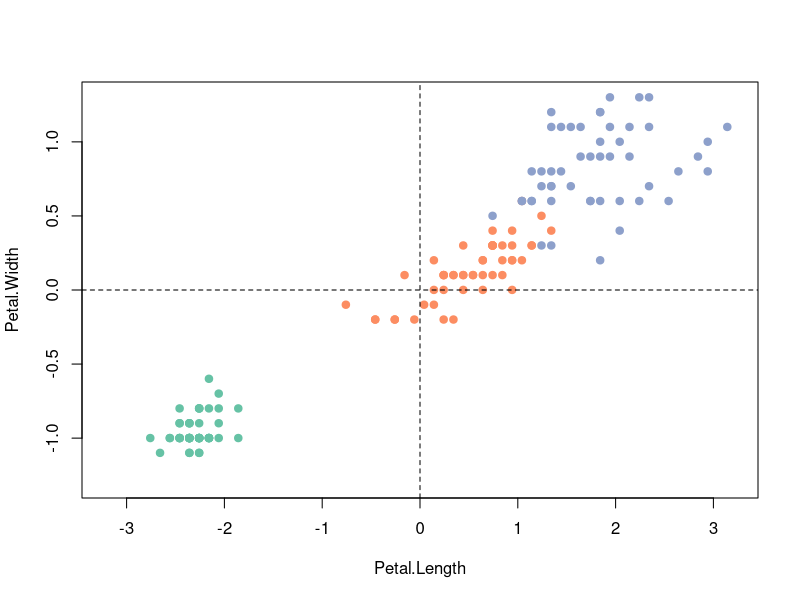
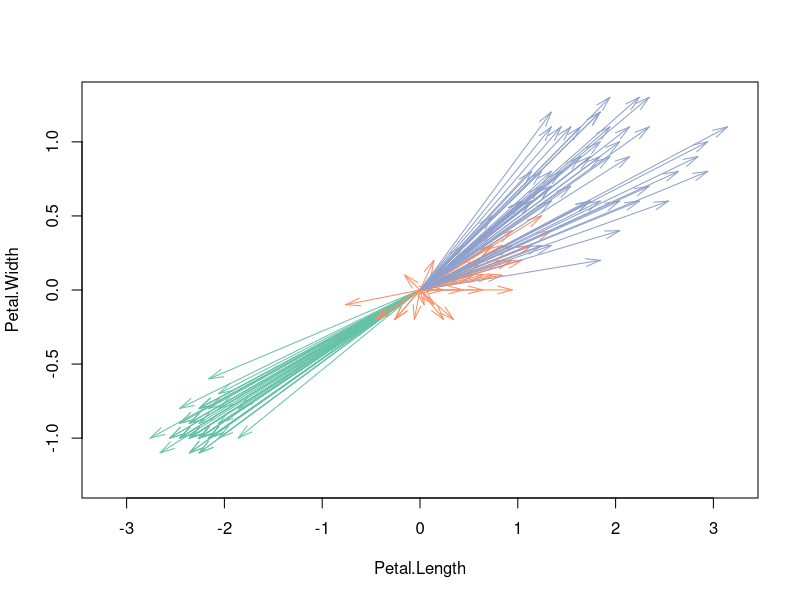
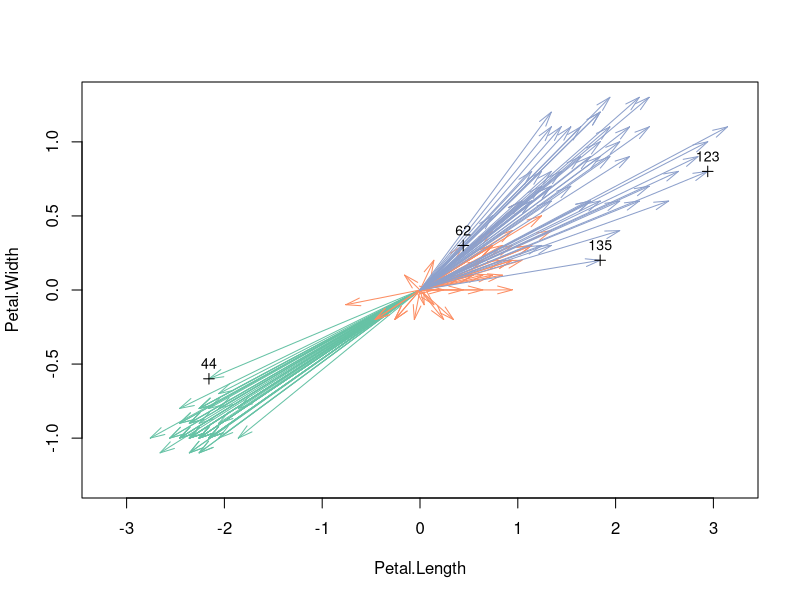
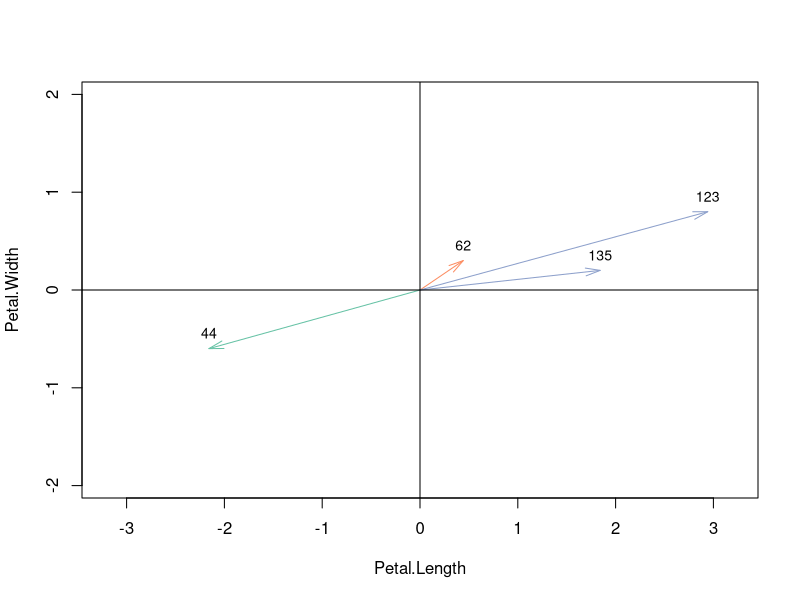
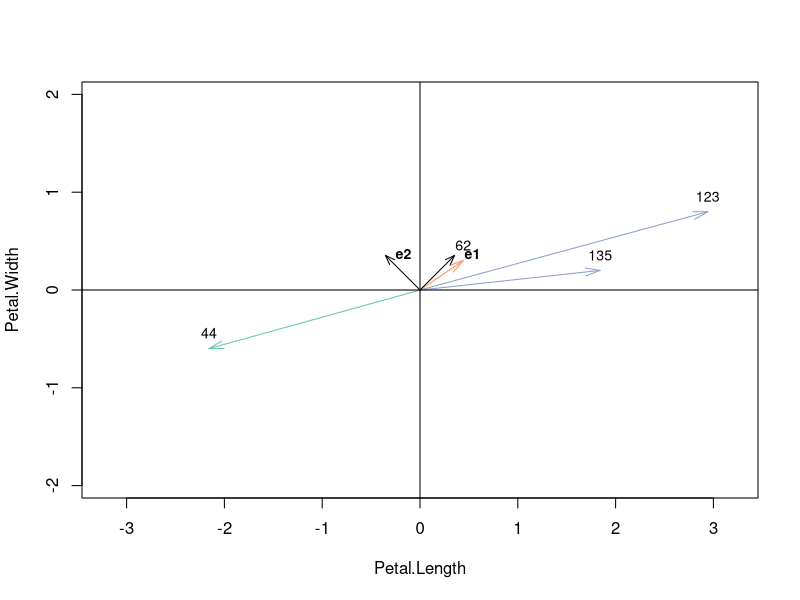
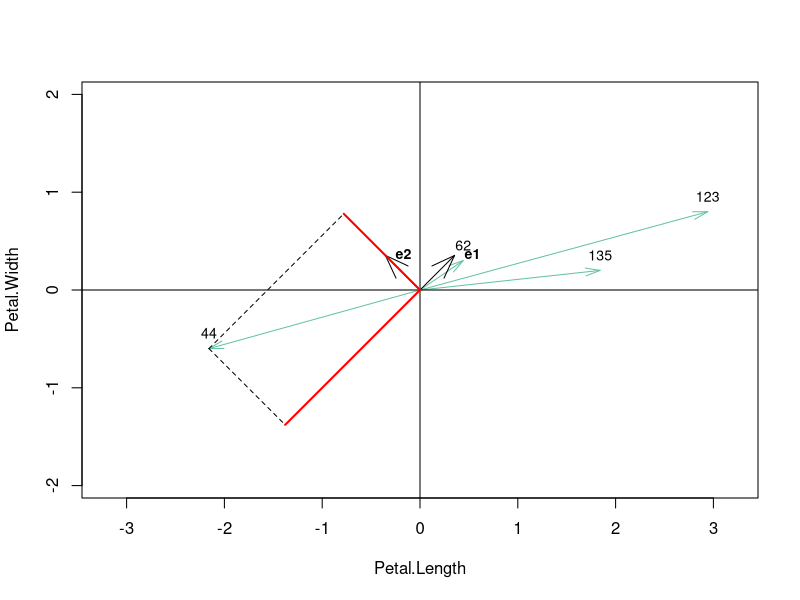
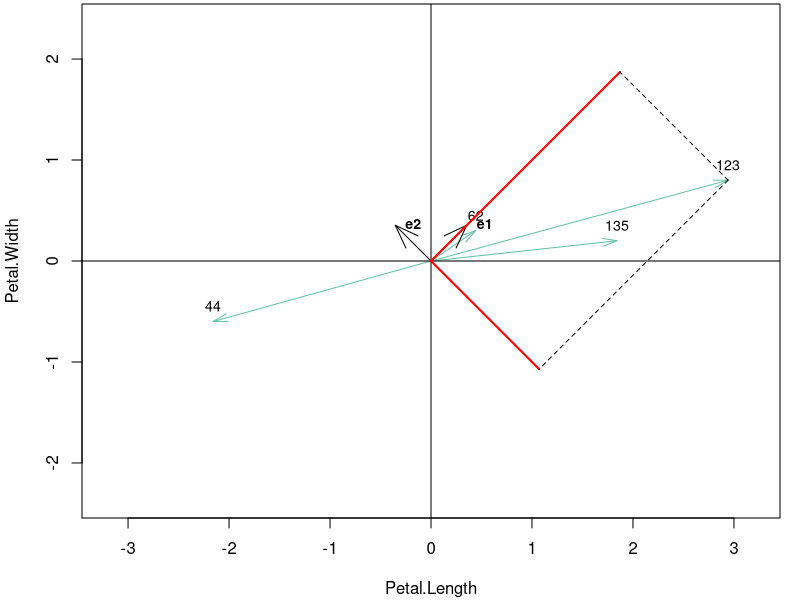
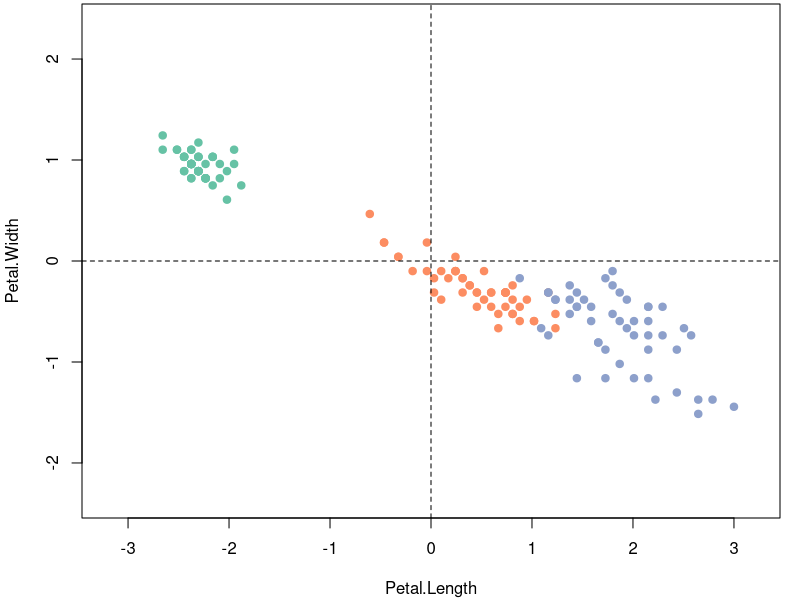

R code for these plots, in order:
## ---- chunk 1
x <- iris[,c(3,4)]

(S<- cov(x))
## ---- chunk 2
Xc<- scale(x,scale=F)
cores <- RColorBrewer::brewer.pal(3,"Set2")
# Diagrama de dispersão das variáveis centradas
  # limites simétricos
lim.x <- c(-1, 1) * 3.2
lim.y <- c(-1, 1) * 1.3

  # diagrama de dispersão
plot(x = Xc, pch = 19, xlim = lim.x, ylim = lim.y, 
    col = cores[as.numeric(iris$Species)])

  # eixos coordenados
abline(h = 0, v = 0, lty = 2)
## ---- chunk 3
  # Xc - dados como vetores
plot(x = Xc, xlim = lim.x, ylim = lim.y, pch = '.',
    col = cores[as.numeric(iris$Species)])
arrows(x0 = 0, y0 = 0, x1 = Xc[, 1], y1 = Xc[, 2], lty = 1, length = 0.15, 
    angle = 15, col = cores[as.numeric(iris$Species)])
## ---- chunk 4
  # pontos escolhidos
pontos <- c(44, 62, 123, 135)

  # Xc - dados como vetores
plot(x = Xc, xlim = lim.x, ylim = lim.y, pch = '.',
    col = cores[as.numeric(iris$Species)])
arrows(x0 = 0, y0 = 0, x1 = Xc[, 1], y1 = Xc[, 2], lty = 1, length = 0.15, 
    angle = 15, col = cores[as.numeric(iris$Species)])

  # Localização dos pontos escolhidos
points(x = Xc[pontos, 1], y = Xc[pontos, 2], pch = 3, cex = 1)
text(x = Xc[pontos, 1], y = Xc[pontos, 2], label = pontos, cex = .85, 
    pos = 3)
## ---- chunk 5
  # plot apenas com os 4 pontos
plot(Xc[pontos, ], xlim = lim.x, ylim = lim.y, type = 'n',
    col = cores[as.numeric(iris[pontos,]$Species)], asp = 1)

  # setas dos vetores
arrows(x0 = 0, y0 = 0, x1 = Xc[pontos, 1], y1 = Xc[pontos, 2], lty = 1, 
     length = 0.15, angle = 15, col = cores[as.numeric(iris[pontos,]$Species)]
    )

  # identificação dos pontos
text(x = Xc[pontos, 1], y = Xc[pontos, 2], label = pontos, cex = .85, 
    pos = 3)

  # eixo original
abline(h = 0, v = 0)
## ---- chunk 6
  # vetor associado ao ponto 44
x44 <- Xc[44, ]

  # Intensidade do vetor (em relação ao eixo x: (1, 0))
sqrt(t(x44) %*% x44)
## ---- chunk 7
  # Comprimento dos 4 vetores
Xp <- as.matrix(Xc[pontos, ])
sqrt(diag(Xp %*% t(Xp)))
## ---- chunk 8
plot(Xc[pontos, ], xlim = lim.x, ylim = lim.y, type = 'n',
    col = cores[as.numeric(iris[pontos,]$Species)], asp = 1)
arrows(x0 = 0, y0 = 0, x1 = Xc[pontos, 1], y1 = Xc[pontos, 2], lty = 1, 
     length = 0.15, angle = 15, col = cores[as.numeric(iris[pontos,]$Species)]
    )
text(x = Xc[pontos, 1], y = Xc[pontos, 2], label = pontos, cex = .85, 
    pos = 3)
abline(h = 0, v = 0)

  # vetor e1
e1 <- c(1, 1)*sqrt(2)/2
  # vetor e2
e2 <- c(-1, 1)*sqrt(2)/2

  # Gráfico dos vetores do novo sistema
k <- 0.5
arrows(x0 = 0, y0 = 0, 
    x1 = c(e1[1], e2[1])*k, y1 = c(e1[2], e2[2])*k, 
    col = 'black', angle = 20, length = .1)

text(x = c(e1[1], e2[1])*k, y = c(e1[2], e2[2])*k, pos = 4,
    label = c('e1', 'e2'), cex = 0.85, font = 2)
## ---- chunk 9
  # Refazendo o Gráfico anterior
plot(Xc[pontos, ], xlim = lim.x, ylim = lim.y, type = 'n',
    col = cores[as.numeric(iris$Species)], asp = 1)
arrows(x0 = 0, y0 = 0, x1 = Xc[pontos, 1], y1 = Xc[pontos, 2], lty = 1, 
     length = 0.15, angle = 15, col = cores[as.numeric(iris$Species)]
    )
text(x = Xc[pontos, 1], y = Xc[pontos, 2], label = pontos, cex = .85, 
    pos = 3)
abline(h = 0, v = 0)

  # Gráfico dos vetores do novo sistema
k <- 0.5
arrows(x0 = 0, y0 = 0, 
    x1 = c(e1[1], e2[1])*k, y1 = c(e1[2], e2[2])*k, 
    col = 'black', angle = 20, length = .25)

text(x = c(e1[1], e2[1])*k, y = c(e1[2], e2[2])*k, pos = 4,
    label = c('e1', 'e2'), cex = 0.85, font = 2)

      # ----------------  Projeções  ---------------

  # Projeção do vetor X44 em e1
prj.e1 <- as.vector((t(x44)%*%e1))*e1

  # intensidade do vetor prj.e1
mag.e1 <- as.vector((t(x44)%*%e1))

  # projeção em e1
segments(x0 = 0, y0 = 0, x1 = prj.e1[1], y1 = prj.e1[2], 
        col = 'red', lwd = 2)

segments(x0 = x44[1], y0 = x44[2], x1 = prj.e1[1], y1 = prj.e1[2],
        lty = 2)

  # Projeção do vetor X44 em e2
prj.e2 <- as.vector((t(x44)%*%e2))*e2
  # intensidade do vetor prj.e2
mag.e2 <- as.vector((t(x44)%*%e2))

segments(x0 = 0, y0 = 0, x1 = prj.e2[1], y1 = prj.e2[2], 
        col = 'red', lwd = 2)

segments(x0 = x44[1], y0 = x44[2], x1 = prj.e2[1], y1 = prj.e2[2],
        lty = 2)
## ---- chunk 10
x123 <- Xc[123,]
par(mar=c(4.1,4.1,0.2,1))
  # Refazendo o Gráfico anterior
plot(Xc[pontos, ], xlim = lim.x, ylim = lim.y, type = 'n',
    col = cores[as.numeric(iris$Species)], asp = 1)
arrows(x0 = 0, y0 = 0, x1 = Xc[pontos, 1], y1 = Xc[pontos, 2], lty = 1, 
     length = 0.15, angle = 15, col = cores[as.numeric(iris$Species)]
    )
text(x = Xc[pontos, 1], y = Xc[pontos, 2], label = pontos, cex = .85, 
    pos = 3)
abline(h = 0, v = 0)

  # Gráfico dos vetores do novo sistema
k <- 0.5
arrows(x0 = 0, y0 = 0, 
    x1 = c(e1[1], e2[1])*k, y1 = c(e1[2], e2[2])*k, 
    col = 'black', angle = 20, length = .25)

text(x = c(e1[1], e2[1])*k, y = c(e1[2], e2[2])*k, pos = 4,
    label = c('e1', 'e2'), cex = 0.85, font = 2)

      # ----------------  Projeções  ---------------

  # Projeção do vetor x123 em e1
prj.e1 <- as.vector((t(x123)%*%e1))*e1
  # intensidade do vetor prj.e1
mag.e1 <- as.vector((t(x123)%*%e1))

  # projeção em e1
segments(x0 = 0, y0 = 0, x1 = prj.e1[1], y1 = prj.e1[2], 
        col = 'red', lwd = 2)

segments(x0 = x123[1], y0 = x123[2], x1 = prj.e1[1], y1 = prj.e1[2],
        lty = 2)

  # Projeção do vetor x123 em e2
prj.e2 <- as.vector((t(x123)%*%e2))*e2
  # intensidade do vetor prj.e2
mag.e2 <- as.vector((t(x123)%*%e2))

segments(x0 = 0, y0 = 0, x1 = prj.e2[1], y1 = prj.e2[2], 
        col = 'red', lwd = 2)

segments(x0 = x123[1], y0 = x123[2], x1 = prj.e2[1], y1 = prj.e2[2],
        lty = 2)
## ---- chunk 11
W <- matrix(c(1,1,-1,1)/sqrt(2),nrow=2)
#sera nossa matriz de rotacao
Xrot <- Xc%*%W
colnames(Xrot) <- c(names(x))

plot(Xrot, xlim = lim.x, ylim = lim.y, type = 'p',
    col = cores[as.numeric(iris$Species)], asp = 1,pch=19)

abline(h=0,v=0,lty=2)
## ---- chunk 12
Xp <- scale(x)
(S <- cov(Xc))
(W <- -1*eigen(S)$vectors) #multiplicando por -1 para mudar direçao dos autovetores
lambda <- eigen(S)$values
# (t(W)%*%S%*%W)/(t(W)%*%W)

Ycp<- Xc%*%W # dados centrados rotacionados
Yp <- Xp%*%W # dados padronizados rotacionados

## gráfico com a escala original
plot(Xc, xlim = lim.x, ylim = lim.y, type = 'p',
    col = cores[as.numeric(iris$Species)], asp = 1,pch=19)
arrows(x0=0,y0=0,x1=W[1,],y1=W[2,],length=0.1)

colnames(Ycp) <- c(names(x))

# nova escala
plot(Ycp, xlim = lim.x, ylim = lim.y, type = 'p',
    col = cores[as.numeric(iris$Species)], asp = 1,pch=19)

abline(h=0,v=0,lty=2)

## Variancia das colunas dos dados centrados rotacionados
apply(Ycp,2,var) # coincidem com os autovalores de S
lambda/sum(lambda)*100 #porcentagem de variabilidade em cada componente
apply(x,2,var)
